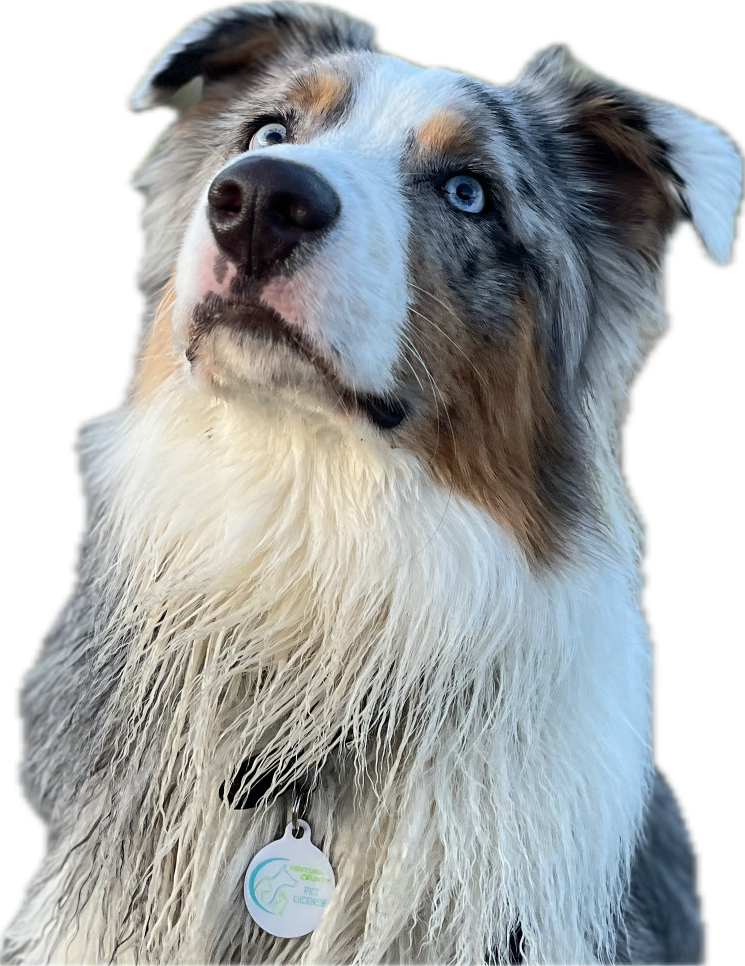
#> input picture input_images/IMG_5770.PNG, 1489 x 1932 px, found by its file name (shown at 1/2 size)
$ python waveplotter.py
#> lines starting #> are read from the running program, lines starting #| are printed output that depends on the picture


"""
Project: CNC Plotter Image Processor
Description: Converts images to G-code using sine wave amplitude modulation.
Author: ryan
Date: 2026-03-04
"""

import os
import numpy as np
from PIL import Image
import matplotlib.pyplot as plt
from tqdm import tqdm

# --- CONFIGURATION / CONSTANTS ---
# Using a dictionary or constants makes it easy to tweak settings in one place
SETTINGS = {
    "line_spacing": 15,     # Pixels between rows
    "amplitude": 8,        # Max height of the wave
    "frequency": 0.4,      # How "tight" the sine wave is
    "feedrate": 3000,      # CNC movement speed (mm/min)
    "output_dir": "output_gcode"
}

# --- HARDWARE CONFIGURATION ---
PEN_SETTINGS = {
    "up_height": 5,        # Z-coordinate for UP (or Servo Angle)
    "down_height": 0,      # Z-coordinate for DOWN (or Servo Angle)
    "lift_delay": 0.2,     # Seconds to wait for the physical motor to move
    "use_servo": False      # Set to False if using Z-axis coordinates
}

# --- PHYSICAL MACHINE SETTINGS ---
MACHINE = {
    "paper_width_mm": 210,   # A4 Width
    "paper_height_mm": 297,  # A4 Height
    "margin_mm": 10,         # Buffer to avoid drawing on the very edge
    "units": "mm"
}

def get_pen_up_cmd():
    if PEN_SETTINGS["use_servo"]:
        return f"M5 ; Pen Up\nG4 P{PEN_SETTINGS['lift_delay']}\n"
    else:
        return f"G1 Z{PEN_SETTINGS['up_height']} F3000 ; Lift Z\n"

def get_pen_down_cmd():
    if PEN_SETTINGS["use_servo"]:
        return f"M3 ; Pen Down\nG4 P{PEN_SETTINGS['lift_delay']}\n"
    else:
        return f"G1 Z{PEN_SETTINGS['down_height']} F1000 ; Lower Z\n"

def get_scaling_factor(img_w, img_h):
    """Calculates how much to shrink the pixels to fit the paper."""
    safe_w = MACHINE["paper_width_mm"] - (2 * MACHINE["margin_mm"])
    safe_h = MACHINE["paper_height_mm"] - (2 * MACHINE["margin_mm"])

    # Calculate scale for both dimensions
    scale_w = safe_w / img_w
    scale_h = safe_h / img_h

    # Use the smaller scale to ensure it fits entirely on the page
    return min(scale_w, scale_h)

def load_and_preprocess(path):
    """Loads an image and converts it to a grayscale numpy array."""
#> called with path = 'IMG_5770.png'
    if not os.path.exists(path):
        raise FileNotFoundError(f"Could not find image at {path}")

    with Image.open(path) as img:
#> img is the input picture: PIL image 1489x1932 RGBA; mean R, G, B, A 112.3, 116, 116.5, 190.4
        return np.array(img.convert('L'))
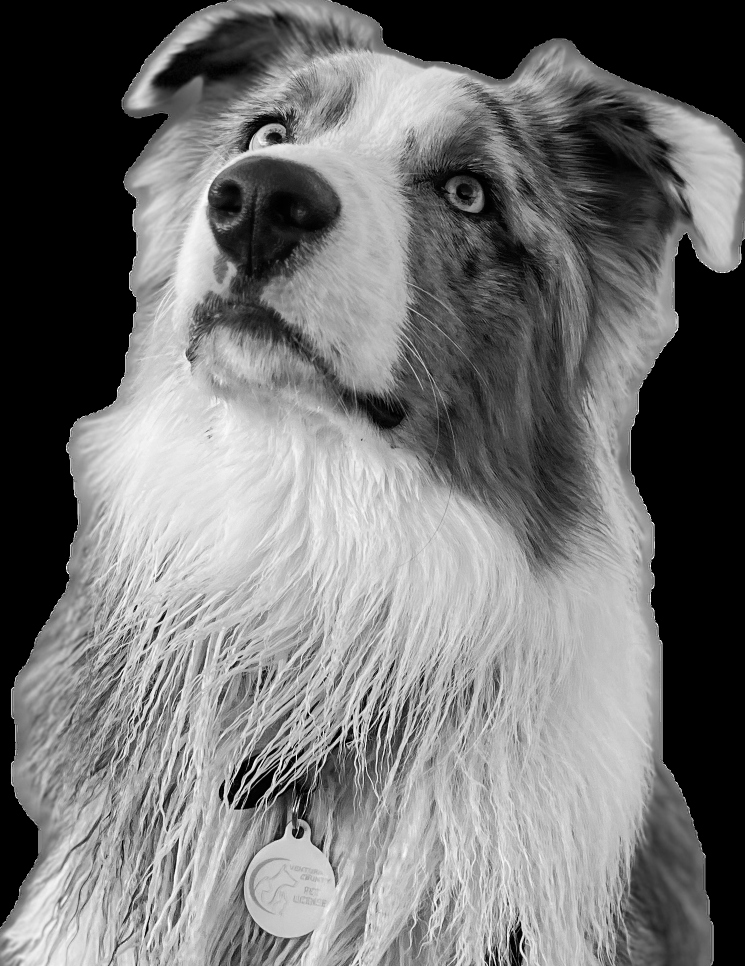
#> returned value: shape (1932, 1489) (shown at 1/2 size); min 0, max 255, mean 114.9

def calculate_wave_point(x, y_base, brightness, cfg):
    """
    The Core Algorithm.
    Modify this function to change the 'art style'.
    """
    intensity = (255 - brightness) / 255.0  # Invert: Darker = Higher intensity
    offset = (intensity * cfg['amplitude']) * np.sin(x * cfg['frequency'])
    return y_base + offset

def generate_gcode(paths, filename):
    filepath = os.path.join(SETTINGS['output_dir'], filename)

    with open(filepath, 'w') as f:
        # 1. Header
        f.write("G21 ; Units: mm\nG90 ; Absolute\n")
        f.write(get_pen_up_cmd()) # Start with pen UP

        for path in paths:
            # 2. RAPID MOVE to start of line (Pen is already UP)
            start_x, start_y = path[0]
            f.write(f"G0 X{start_x:.2f} Y{start_y:.2f}\n")

            # 3. LOWER PEN
            f.write(get_pen_down_cmd())

            # 4. DRAW LINE
            for x, y in path:
                f.write(f"G1 X{x:.2f} Y{y:.2f} F{SETTINGS['feedrate']}\n")

            # 5. LIFT PEN before moving to the next row
            f.write(get_pen_up_cmd())

        f.write("G0 X0 Y0 ; Return Home\n")
    print(f"Success! G-code saved to: {filepath}")

def visualize_paths(paths, height, width):
    """
    Creates a digital preview of the plotter paths.
    """
    plt.figure(figsize=(10, (height/width)*10), facecolor='white')

    for path in paths:
        # Zip (*path) separates [(x1,y1), (x2,y2)] into [x1, x2] and [y1, y2]
        x_coords, y_coords = zip(*path)

        # We invert the Y axis (-np.array) because image coordinates (0,0)
        # are top-left, but Matplotlib (0,0) is bottom-left.
        plt.plot(x_coords, -np.array(y_coords), color='black', lw=0.8)

    plt.title("Plotter Preview")
    plt.axis('off') # Hide the graph axes for a cleaner look
    plt.gca().set_aspect('equal', adjustable='box')
    plt.savefig("49labs.png", dpi=300, bbox_inches='tight', pad_inches=0)
    plt.show()

def main():
    """Main execution block."""
    try:
        # 1. Load data
        # Replace with your actual image filename
        image_data = load_and_preprocess("IMG_5770.png")
        # Rescale the image so the darkest pixel is 0 and the brightest is 255
        image_data = ((image_data - image_data.min()) * (255 / (image_data.max() - image_data.min()))).astype(np.uint8)
        # Raise to a power (e.g., 1.5) to make shadows deeper
        # Normalize to 0.0-1.0 first, then push back to 0-255
        image_data = (np.power(image_data / 255.0, 1.6) * 255).astype(np.uint8)
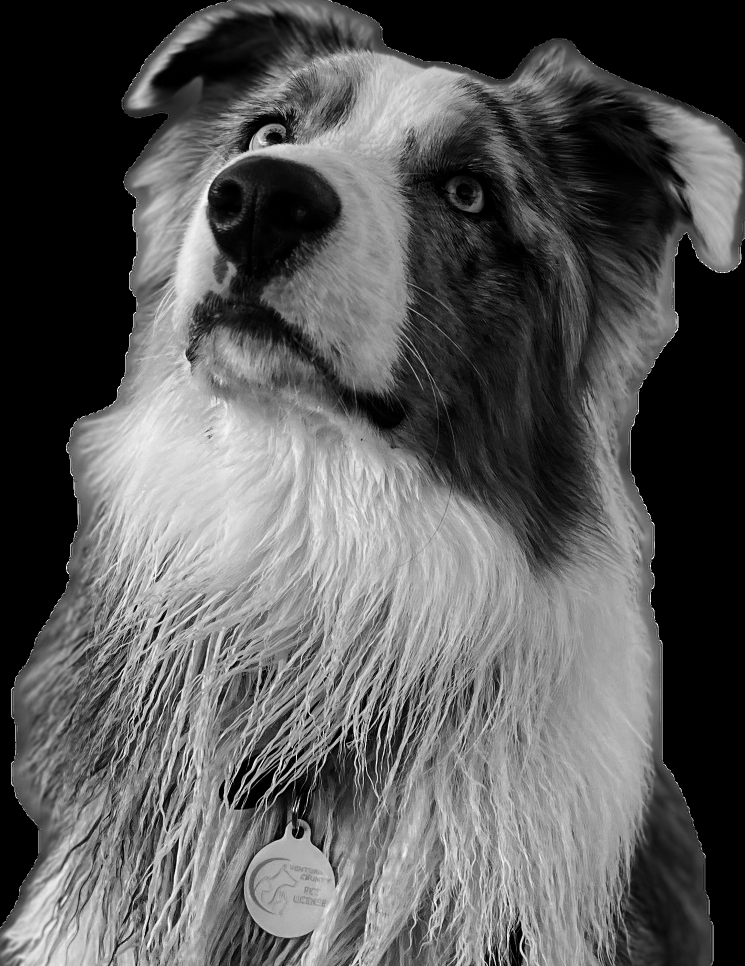
#> image_data: shape (1932, 1489) (shown at 1/2 size); min 0, max 255, mean 89.5

        h_px, w_px = image_data.shape
#> h_px = 1932; w_px = 1489
        scale = get_scaling_factor(w_px, h_px)
#> scale = 0.128
        print(f"Scaling image by {scale:.4f} to fit {MACHINE['units']} paper.")
#| Scaling image by 0.1276 to fit mm paper.


        all_paths = []
        print("Starting image processing...")
        for y_px in tqdm(range(0, h_px, SETTINGS['line_spacing']), desc="Generating Waves"):
            current_path = []
            for x_px in range(0, w_px, 2):
                brightness = image_data[y_px, x_px]
                y_wave_px = calculate_wave_point(x_px, y_px, brightness, SETTINGS)

                # Scale to MM
                x_mm = (x_px * scale) + MACHINE["margin_mm"]
                y_mm = (y_wave_px * scale) + MACHINE["margin_mm"]
                current_path.append((x_mm, y_mm))

            all_paths.append(current_path)

        # --- NEW: RAW IMAGE PREVIEW ---
        plt.figure(figsize=(6, 6))
        plt.imshow(image_data, cmap='gray')
        plt.title("Original Grayscale Input")
        plt.axis('off')
        plt.show()
        # ------------------------------


        # 3. Preview (Always look before you plot!)
        visualize_paths(all_paths, h_px, w_px)
#> the loop in visualize_paths, `for path in paths:` made 129 passes
#> in visualize_paths, `plt.savefig("49labs.png", dpi=300, bbox_inches='tight', pad_inches=0)`:
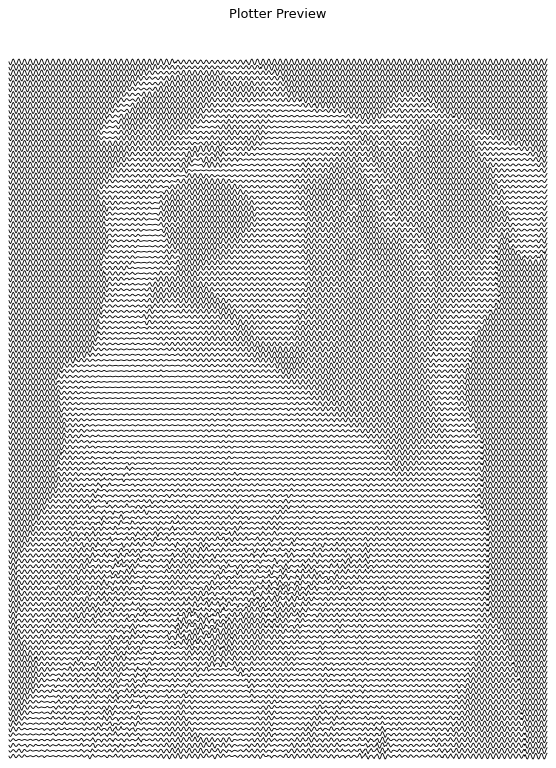
#> figure drawn by matplotlib, 1 panel


        # # 4. Export G-code
        # Only generates if you want to proceed
        confirm = input("Generate G-code? (y/n): ")
#> the answer given: y
        if confirm.lower() == 'y':
            generate_gcode(all_paths, "sine_wave_plot.nc")
#> the loop in generate_gcode, `for path in paths:` made 129 passes

    except Exception as e:
        print(f"An error occurred: {e}")

if __name__ == "__main__":
    main()

$ run again, with input_images/IMG_5771.PNG copied over input_images/IMG_5770.PNG
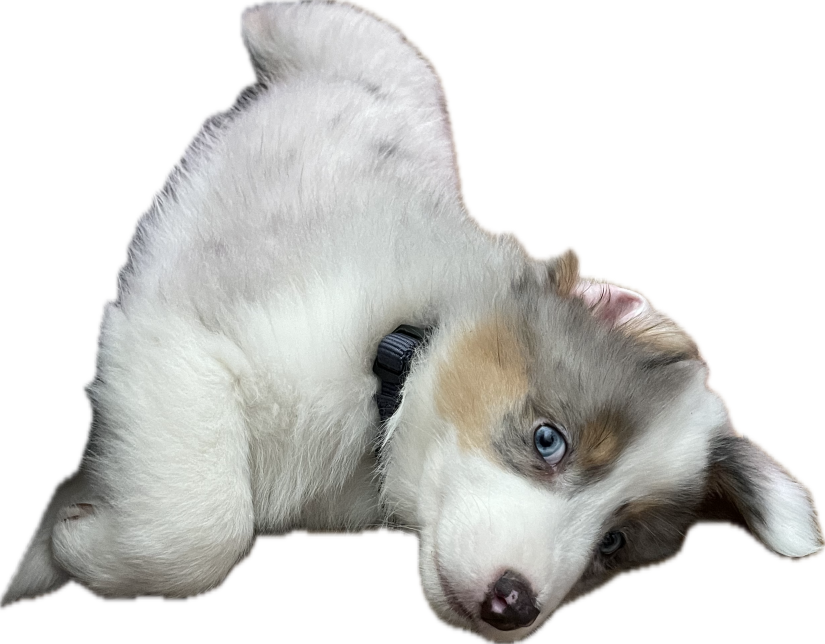
#> input picture input_images/IMG_5771.PNG, 2475 x 1931 px, found by its file name (shown at 1/3 size)
#> in load_and_preprocess, img is the input picture: PIL image 2475x1931 RGBA; mean R, G, B, A 89.3, 89, 86.4, 129.6
#> in main, `image_data = (np.power(image_data / 255.0, 1.6) * 255).astype(np.uint8)`:
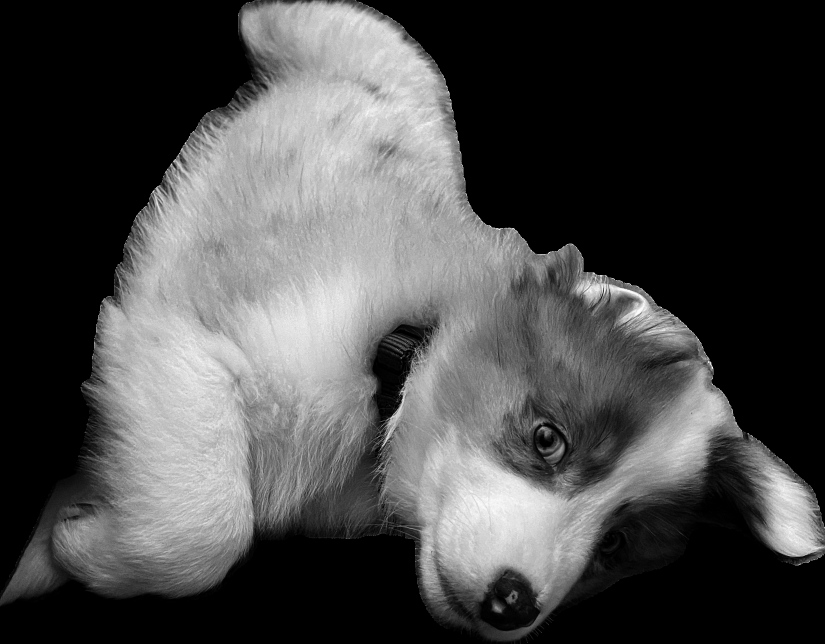
#> image_data: shape (1931, 2475) (shown at 1/3 size); min 0, max 255, mean 72.8
#| Scaling image by 0.0768 to fit mm paper.
#> the loop in visualize_paths, `for path in paths:` made 129 passes
#> in visualize_paths, `plt.savefig("49labs.png", dpi=300, bbox_inches='tight', pad_inches=0)`:
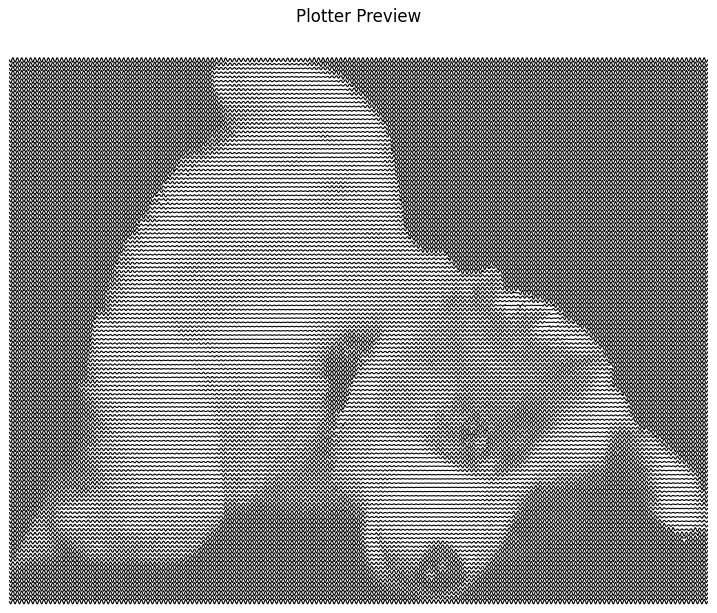
#> figure drawn by matplotlib, 1 panel
#> the loop in generate_gcode, `for path in paths:` made 129 passes

$ run again, with input_images/echo square.PNG copied over input_images/IMG_5770.PNG
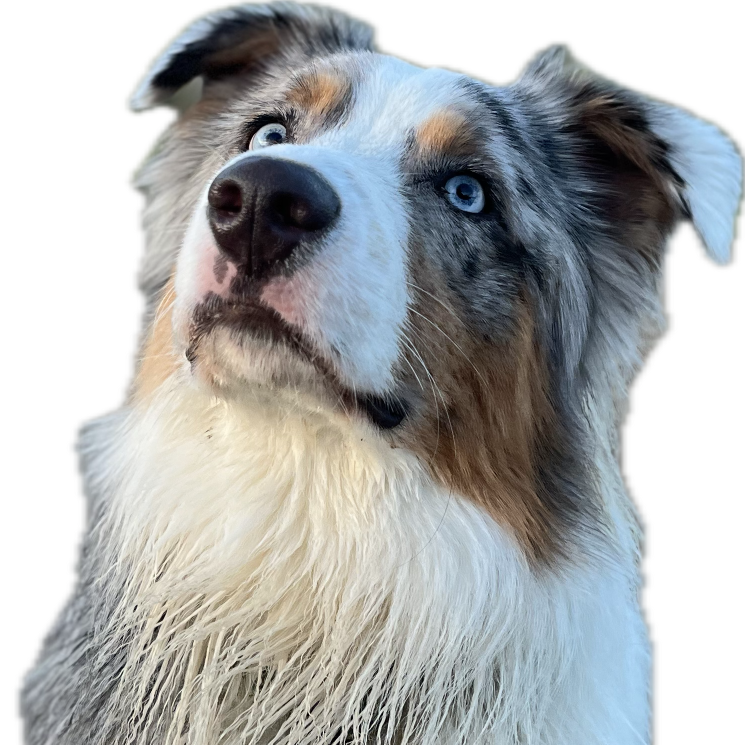
#> input picture input_images/echo square.PNG, 1489 x 1489 px, found by its file name (shown at 1/2 size)
#> in load_and_preprocess, img is the input picture: PIL image 1489x1489 RGBA; mean R, G, B, A 104.1, 106.8, 107.2, 180.1
#> in main, `image_data = (np.power(image_data / 255.0, 1.6) * 255).astype(np.uint8)`:
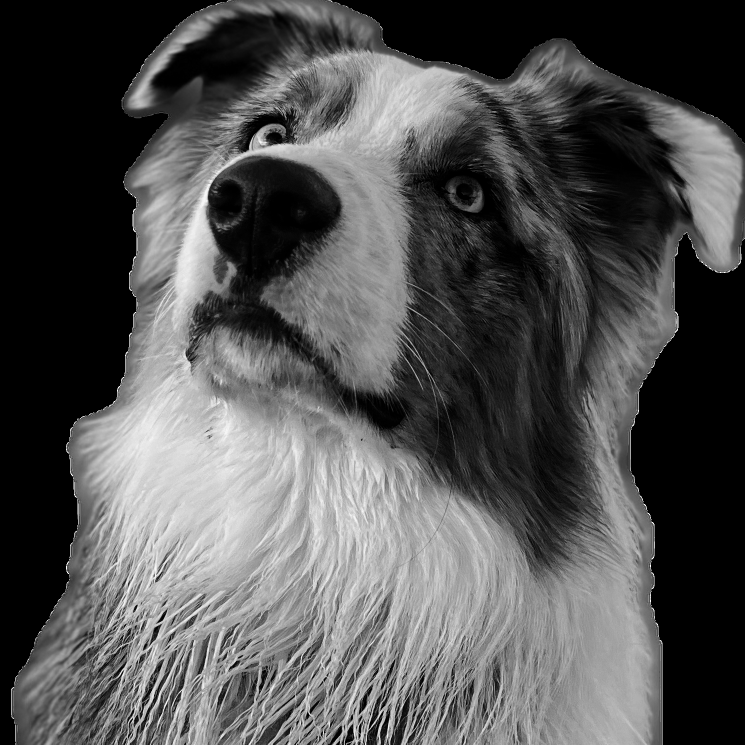
#> image_data: shape (1489, 1489) (shown at 1/2 size); min 0, max 255, mean 82.1
#| Scaling image by 0.1276 to fit mm paper.
#> the loop in visualize_paths, `for path in paths:` made 100 passes
#> in visualize_paths, `plt.savefig("49labs.png", dpi=300, bbox_inches='tight', pad_inches=0)`:
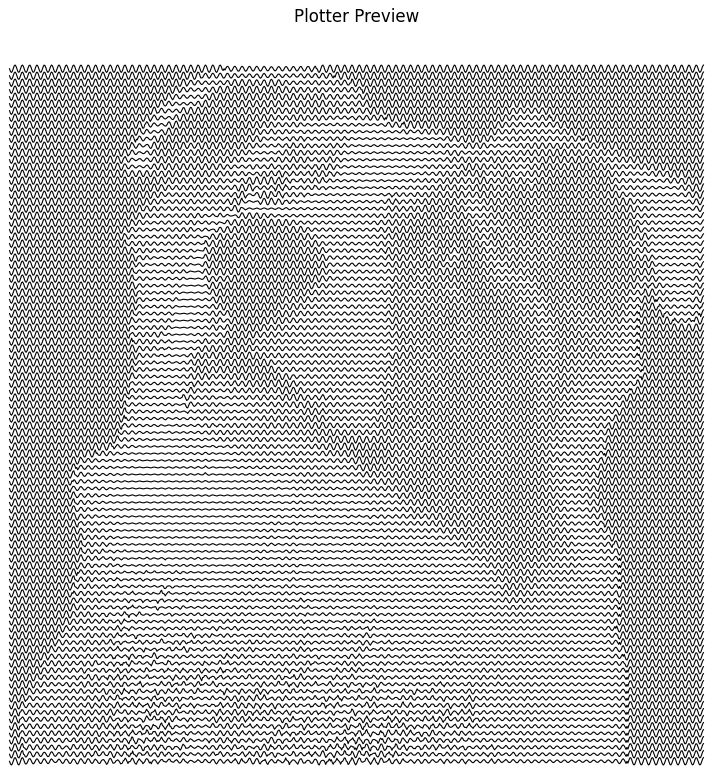
#> figure drawn by matplotlib, 1 panel
#> the loop in generate_gcode, `for path in paths:` made 100 passes
